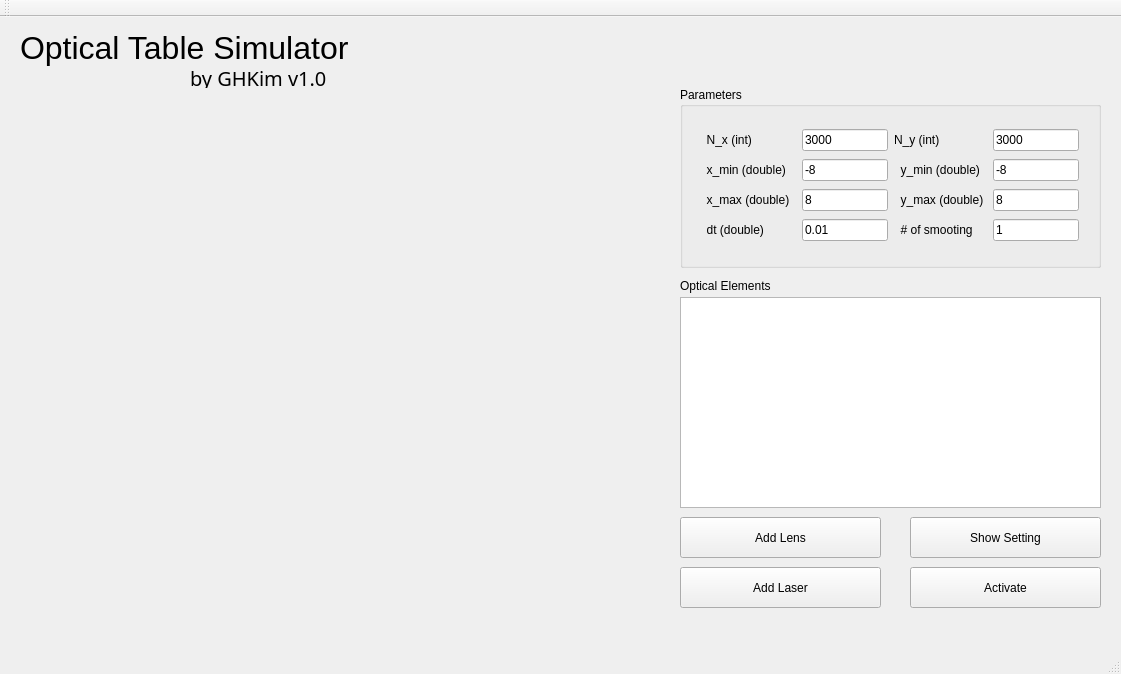
<?xml version="1.0" encoding="UTF-8"?>
<ui version="4.0">
 <class>MainWindow</class>
 <widget class="QMainWindow" name="MainWindow">
  <property name="geometry">
   <rect>
    <x>0</x>
    <y>0</y>
    <width>1121</width>
    <height>674</height>
   </rect>
  </property>
  <property name="windowTitle">
   <string>MainWindow</string>
  </property>
  <widget class="QWidget" name="centralWidget">
   <widget class="QLabel" name="label">
    <property name="geometry">
     <rect>
      <x>20</x>
      <y>10</y>
      <width>351</width>
      <height>41</height>
     </rect>
    </property>
    <property name="font">
     <font>
      <pointsize>24</pointsize>
     </font>
    </property>
    <property name="text">
     <string>Optical Table Simulator</string>
    </property>
   </widget>
   <widget class="QLabel" name="label_2">
    <property name="geometry">
     <rect>
      <x>190</x>
      <y>50</y>
      <width>151</width>
      <height>21</height>
     </rect>
    </property>
    <property name="font">
     <font>
      <family>Ubuntu Mono</family>
      <pointsize>15</pointsize>
     </font>
    </property>
    <property name="text">
     <string>by GHKim v1.0</string>
    </property>
   </widget>
   <widget class="QCustomPlot" name="customPlot" native="true">
    <property name="geometry">
     <rect>
      <x>50</x>
      <y>90</y>
      <width>601</width>
      <height>511</height>
     </rect>
    </property>
   </widget>
   <widget class="QGroupBox" name="groupBox">
    <property name="geometry">
     <rect>
      <x>680</x>
      <y>70</y>
      <width>421</width>
      <height>181</height>
     </rect>
    </property>
    <property name="title">
     <string>Parameters</string>
    </property>
    <widget class="QWidget" name="gridLayoutWidget">
     <property name="geometry">
      <rect>
       <x>9</x>
       <y>29</y>
       <width>401</width>
       <height>141</height>
      </rect>
     </property>
     <layout class="QGridLayout" name="gridLayout">
      <item row="0" column="2">
       <widget class="QLabel" name="label_6">
        <property name="text">
         <string>N_y (int)</string>
        </property>
       </widget>
      </item>
      <item row="0" column="1">
       <widget class="QLineEdit" name="N_x">
        <property name="text">
         <string>3000</string>
        </property>
       </widget>
      </item>
      <item row="2" column="2">
       <widget class="QLabel" name="label_8">
        <property name="text">
         <string>  y_max (double) </string>
        </property>
       </widget>
      </item>
      <item row="1" column="2">
       <widget class="QLabel" name="label_7">
        <property name="text">
         <string>  y_min (double)  </string>
        </property>
       </widget>
      </item>
      <item row="0" column="3">
       <widget class="QLineEdit" name="N_y">
        <property name="text">
         <string>3000</string>
        </property>
       </widget>
      </item>
      <item row="2" column="0">
       <widget class="QLabel" name="label_5">
        <property name="text">
         <string>  x_max (double)  </string>
        </property>
       </widget>
      </item>
      <item row="1" column="3">
       <widget class="QLineEdit" name="y_min">
        <property name="text">
         <string>-8</string>
        </property>
       </widget>
      </item>
      <item row="0" column="0">
       <widget class="QLabel" name="label_3">
        <property name="text">
         <string>  N_x (int)</string>
        </property>
       </widget>
      </item>
      <item row="2" column="1">
       <widget class="QLineEdit" name="x_max">
        <property name="text">
         <string>8</string>
        </property>
       </widget>
      </item>
      <item row="1" column="0">
       <widget class="QLabel" name="label_4">
        <property name="text">
         <string>  x_min (double)</string>
        </property>
       </widget>
      </item>
      <item row="1" column="1">
       <widget class="QLineEdit" name="x_min">
        <property name="text">
         <string>-8</string>
        </property>
       </widget>
      </item>
      <item row="2" column="3">
       <widget class="QLineEdit" name="y_max">
        <property name="text">
         <string>8</string>
        </property>
       </widget>
      </item>
      <item row="3" column="1">
       <widget class="QLineEdit" name="dt">
        <property name="text">
         <string>0.01</string>
        </property>
       </widget>
      </item>
      <item row="3" column="0">
       <widget class="QLabel" name="label_9">
        <property name="text">
         <string>  dt (double)</string>
        </property>
       </widget>
      </item>
      <item row="3" column="2">
       <widget class="QLabel" name="label_10">
        <property name="text">
         <string>  # of smooting</string>
        </property>
       </widget>
      </item>
      <item row="3" column="3">
       <widget class="QLineEdit" name="number_smooting">
        <property name="text">
         <string>1</string>
        </property>
       </widget>
      </item>
     </layout>
    </widget>
   </widget>
   <widget class="QPushButton" name="addLensButton">
    <property name="geometry">
     <rect>
      <x>680</x>
      <y>500</y>
      <width>201</width>
      <height>41</height>
     </rect>
    </property>
    <property name="text">
     <string>Add Lens</string>
    </property>
   </widget>
   <widget class="QPushButton" name="activateButton">
    <property name="geometry">
     <rect>
      <x>910</x>
      <y>500</y>
      <width>191</width>
      <height>41</height>
     </rect>
    </property>
    <property name="text">
     <string>Show Setting</string>
    </property>
   </widget>
   <widget class="QPushButton" name="addLaserButton">
    <property name="geometry">
     <rect>
      <x>680</x>
      <y>550</y>
      <width>201</width>
      <height>41</height>
     </rect>
    </property>
    <property name="text">
     <string>Add Laser</string>
    </property>
   </widget>
   <widget class="QPushButton" name="activateButton_2">
    <property name="geometry">
     <rect>
      <x>910</x>
      <y>550</y>
      <width>191</width>
      <height>41</height>
     </rect>
    </property>
    <property name="text">
     <string>Activate</string>
    </property>
   </widget>
   <widget class="QLabel" name="label_11">
    <property name="geometry">
     <rect>
      <x>680</x>
      <y>260</y>
      <width>141</width>
      <height>17</height>
     </rect>
    </property>
    <property name="text">
     <string>Optical Elements</string>
    </property>
   </widget>
   <widget class="QTableView" name="tableView">
    <property name="geometry">
     <rect>
      <x>680</x>
      <y>280</y>
      <width>421</width>
      <height>211</height>
     </rect>
    </property>
    <property name="lineWidth">
     <number>1</number>
    </property>
    <property name="midLineWidth">
     <number>2</number>
    </property>
   </widget>
  </widget>
  <widget class="QMenuBar" name="menuBar">
   <property name="geometry">
    <rect>
     <x>0</x>
     <y>0</y>
     <width>1121</width>
     <height>22</height>
    </rect>
   </property>
  </widget>
  <widget class="QToolBar" name="mainToolBar">
   <attribute name="toolBarArea">
    <enum>TopToolBarArea</enum>
   </attribute>
   <attribute name="toolBarBreak">
    <bool>false</bool>
   </attribute>
  </widget>
  <widget class="QStatusBar" name="statusBar"/>
 </widget>
 <layoutdefault spacing="6" margin="11"/>
 <customwidgets>
  <customwidget>
   <class>QCustomPlot</class>
   <extends>QWidget</extends>
   <header>qcustomplot.h</header>
   <container>1</container>
  </customwidget>
 </customwidgets>
 <resources/>
 <connections/>
</ui>
